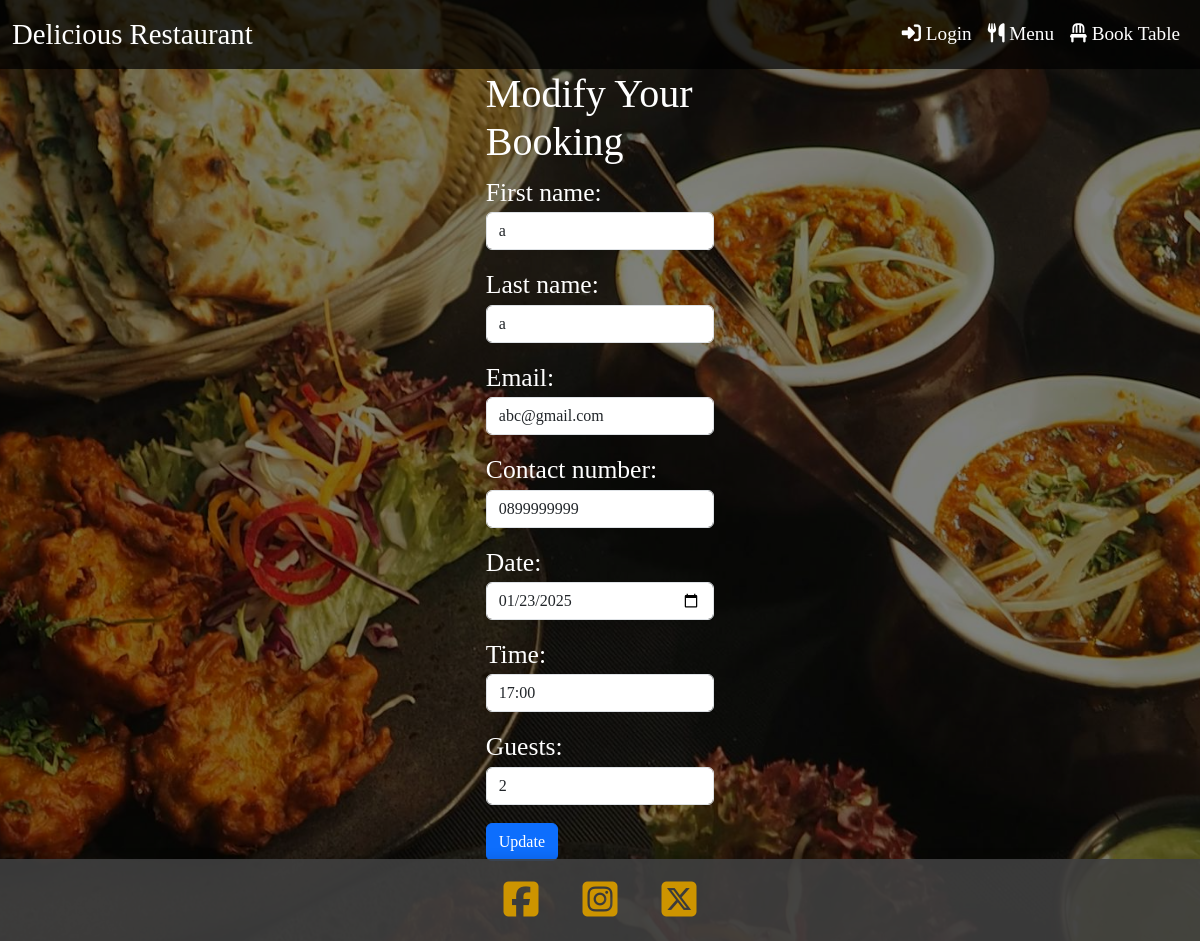
The app's page /modifybooking/5/ with its own data.
### dine_smart/myrestaurant/models.py (models this page shows, shortened)
class Reservation(models.Model):
    user = models.ForeignKey(User, on_delete=models.CASCADE, null=True, blank=True)
    first_name = models.CharField(max_length=50, null=False, blank=False)
    last_name = models.CharField(max_length=50, null=False, blank=False)
    email = models.EmailField(null=False, blank=False)
    contact_number = models.CharField(max_length=15, null=False, blank=False)
    date = models.DateField(null=False, blank=False)
    time = models.TimeField(null=False, blank=False)
    guests = models.IntegerField(null=False, blank=False)
    table = models.ForeignKey(Table, on_delete=models.CASCADE, default=get_default_table)

### dine_smart/myrestaurant/views.py (the view)
# urls.py: path('modifybooking/<int:entry_id>/', modify_booking, name='modifybooking'),
def modify_booking(request, entry_id):
    entry = get_object_or_404(Reservation, pk=entry_id)
    if request.method == 'POST':
        form = ReserveForm(request.POST, instance=entry)
        if form.is_valid():
            form.save()
            return redirect('show_bookings')
    else:
        form = ReserveForm(instance=entry)
    return render(request, 'modifybooking/modifybooking.html', {'form': form})

### dine_smart/templates/modifybooking/modifybooking.html (shortened to what this page needs)
{% extends 'home/home.html' %}
{% block content %}
  <div class="container">
    <div class="row">
      <div class="col-12 col-md-8 offset-md-2">
        <h1>Modify Your Booking</h1>
        <form method="POST">
          {{ form.as_p }}
          <button type="submit" class="btn btn-primary">Update</button>
        </form>
      </div>
    </div>
  </div>
{% endblock %}

### dine_smart/myrestaurant/static/home/style.css (style rules this page uses)
html, body { height: 100%; margin: 0; }
body { position: relative; background: url('images/home_background.jpg') no-repeat center center fixed; background-size: cover; color: #ffffff; font-family: 'Cormorant Garamond', serif; }
body::before { content: ""; position: absolute; top: 0; left: 0; right: 0; bottom: 0; background: rgba(0, 0, 0, 0.5); z-index: -1; }
.container { display: flex; flex-direction: column; justify-content: center; align-items: center; min-height: 70vh; font-size: 1.6rem; color: #ffffff; }

### records on screen
Reservation: first_name "a", last_name "a", email "abc@gmail.com", contact_number "0899999999", date "01/23/2025", time "17:00", guests "2"
